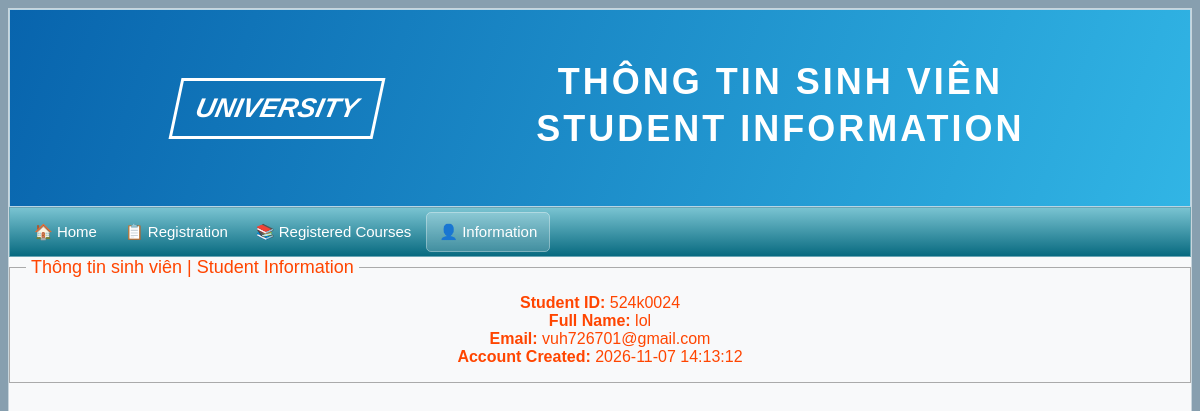
The page /course-registration/index.php (signed in) on the database its author committed.
### tables this page shows
CREATE TABLE `accounts` (
  `AccountID` int(11) NOT NULL,
  `StudentID` varchar(20) NOT NULL,
  `StudentName` varchar(100) NOT NULL,
  `StudentEmail` varchar(100) NOT NULL,
  `PasswordHash` varchar(255) NOT NULL,
  `CreatedAt` datetime DEFAULT current_timestamp()
);

### course-registration/index.php (the view, shortened to what this page needs)
<?php
require_once "db.php";
$stmt = $conn->prepare("
    SELECT StudentID, StudentName, StudentEmail, CreatedAt
    FROM Accounts
    WHERE AccountID = ?
");
$stmt->execute([$_SESSION['account_id']]);
$student = $stmt->fetch(PDO::FETCH_ASSOC);
?>
<!DOCTYPE html>
<html lang="en">
<head>
    <link rel="stylesheet" href="css/style.css">
</head>
<body>
<div class="container">
    <header class="banner">
        <div class="university-logo">UNIVERSITY</div>
        <div class="banner-title">
            <h1>THÔNG TIN SINH VIÊN</h1>
            <h2>STUDENT INFORMATION</h2>
        </div>
    </header>
    <nav class="navbar">
        <div class="nav-left">
            <a href="index.php" class="nav-button">🏠 Home</a>
            <a href="courses.php" class="nav-button">📋 Registration</a>
            <a href="registered.php" class="nav-button">📚 Registered Courses</a>
            <a href="information.php" class="nav-button active">👤 Information</a>
        </div>
    </nav>
    <main class="content">
        <fieldset class="announcement">
            <legend>Thông tin sinh viên | Student Information</legend>
            <p>
                <strong>Student ID:</strong>
                <?= htmlspecialchars($student['StudentID']) ?>
            </p>
            <p>
                <strong>Full Name:</strong>
                <?= htmlspecialchars($student['StudentName']) ?>
            </p>
            <p>
                <strong>Email:</strong>
                <?= htmlspecialchars($student['StudentEmail']) ?>
            </p>
            <p>
                <strong>Account Created:</strong>
                <?= htmlspecialchars($student['CreatedAt'] ?? '') ?>
            </p>
        </fieldset>
    </main>
</div>
</body>
</html>

### course-registration/css/style.css (style rules this page uses)
* { box-sizing: border-box; }
body { margin: 0; padding: 8px; background: #879faf; color: #111; font-family: Arial, Helvetica, sans-serif; }
.container { width: min(1668px, 100%); min-height: calc(100vh - 16px); margin: 0 auto; background: #f8f9fa; border: 1px solid #c8d5dc; }
.banner { min-height: 198px; position: relative; display: flex; align-items: center; justify-content: space-between; gap: 25px; padding: 28px 14%; color: white; background: linear-gradient(110deg, #0864ad, #31b5e5); border: 1px solid #b8d6e5; }
.university-logo { padding: 12px 18px; border: 3px solid white; transform: skew(-12deg); font-size: 27px; font-weight: bold; font-style: italic; white-space: nowrap; }
.banner-title { text-align: center; }
.banner-title h1, .banner-title h2 { margin: 0 0 5px; font-size: clamp(27px, 3vw, 48px); letter-spacing: 3px; color: white; }
.navbar { min-height: 49px; display: flex; align-items: center; justify-content: space-between; gap: 10px; padding: 5px 12px; background: linear-gradient(#79c3d1, #086a80); border: 1px solid #6aa5b4; }
.nav-left { display: flex; align-items: center; flex-wrap: wrap; gap: 4px; }
.nav-button { display: inline-block; padding: 10px 12px; color: white; text-decoration: none; border-radius: 4px; font-size: 15px; }
.nav-button:hover, .nav-button.active { background: rgba(255,255,255,.2); outline: 1px solid rgba(255,255,255,.45); }
.content { min-width: 0; }
.announcement { min-height: 62px; margin: 0; padding: 16px; border: 1px solid #aaa; }
.announcement legend { padding: 0 5px; color: orangered; font-size: 18px; }
.announcement p { margin: 0; color: orangered; text-align: center; font-size: 16px; }

### rows shown on the page
accounts: StudentID "524k0024", StudentName "lol", StudentEmail "vuh726701@gmail.com", CreatedAt "2026-11-07 14:13:12"
